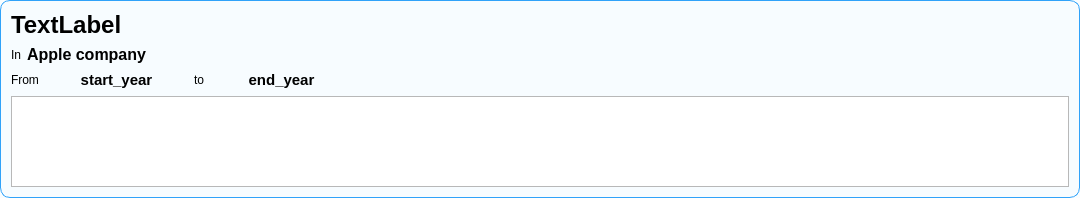
<?xml version="1.0" encoding="UTF-8"?>
<ui version="4.0">
 <class>backgroundWidget</class>
 <widget class="QWidget" name="backgroundWidget">
  <property name="geometry">
   <rect>
    <x>0</x>
    <y>0</y>
    <width>1080</width>
    <height>198</height>
   </rect>
  </property>
  <property name="windowTitle">
   <string>Form</string>
  </property>
  <property name="styleSheet">
   <string notr="true">QWidget#backgroundWidget{
border:1px solid rgb(48, 162, 249);
border-radius:10px;
background:rgba(248, 253, 255, 206);
color:rgb(1, 31, 54);
}</string>
  </property>
  <layout class="QVBoxLayout" name="verticalLayout">
   <item>
    <layout class="QHBoxLayout" name="horizontalLayout_3">
     <item>
      <widget class="QLabel" name="title_label">
       <property name="font">
        <font>
         <pointsize>18</pointsize>
         <weight>75</weight>
         <bold>true</bold>
        </font>
       </property>
       <property name="text">
        <string>TextLabel</string>
       </property>
      </widget>
     </item>
     <item>
      <spacer name="horizontalSpacer_2">
       <property name="orientation">
        <enum>Qt::Horizontal</enum>
       </property>
       <property name="sizeHint" stdset="0">
        <size>
         <width>40</width>
         <height>20</height>
        </size>
       </property>
      </spacer>
     </item>
     <item>
      <widget class="QPushButton" name="remove_pushButton">
       <property name="cursor">
        <cursorShape>PointingHandCursor</cursorShape>
       </property>
       <property name="styleSheet">
        <string notr="true">QPushButton:hover
{
	border:1px solid grey;
	border-radius:5px;
	background:rgba(214, 239, 255, 231);
}
</string>
       </property>
       <property name="text">
        <string/>
       </property>
       <property name="icon">
        <iconset resource="../resources/resources.qrc">
         <normaloff>:/images/remove.png</normaloff>:/images/remove.png</iconset>
       </property>
       <property name="flat">
        <bool>true</bool>
       </property>
      </widget>
     </item>
     <item>
      <widget class="QPushButton" name="edit_pushButton">
       <property name="cursor">
        <cursorShape>PointingHandCursor</cursorShape>
       </property>
       <property name="styleSheet">
        <string notr="true">QPushButton:hover
{
	border:1px solid grey;
	border-radius:5px;
	background:rgba(214, 239, 255, 231);
}</string>
       </property>
       <property name="text">
        <string/>
       </property>
       <property name="icon">
        <iconset resource="../resources/resources.qrc">
         <normaloff>:/images/edit_icon2.png</normaloff>:/images/edit_icon2.png</iconset>
       </property>
       <property name="iconSize">
        <size>
         <width>20</width>
         <height>20</height>
        </size>
       </property>
       <property name="flat">
        <bool>true</bool>
       </property>
      </widget>
     </item>
    </layout>
   </item>
   <item>
    <layout class="QHBoxLayout" name="horizontalLayout" stretch="0,1">
     <item>
      <widget class="QLabel" name="label">
       <property name="text">
        <string>In</string>
       </property>
      </widget>
     </item>
     <item>
      <widget class="QLabel" name="compName_label">
       <property name="font">
        <font>
         <pointsize>12</pointsize>
         <weight>75</weight>
         <bold>true</bold>
        </font>
       </property>
       <property name="text">
        <string>Apple company</string>
       </property>
      </widget>
     </item>
    </layout>
   </item>
   <item>
    <layout class="QHBoxLayout" name="horizontalLayout_2" stretch="0,1,0,1,5">
     <item>
      <widget class="QLabel" name="label_3">
       <property name="text">
        <string>From</string>
       </property>
      </widget>
     </item>
     <item>
      <widget class="QLabel" name="startYear_label">
       <property name="font">
        <font>
         <pointsize>11</pointsize>
         <weight>75</weight>
         <bold>true</bold>
        </font>
       </property>
       <property name="text">
        <string>start_year</string>
       </property>
       <property name="alignment">
        <set>Qt::AlignCenter</set>
       </property>
      </widget>
     </item>
     <item>
      <widget class="QLabel" name="label_5">
       <property name="text">
        <string>to</string>
       </property>
      </widget>
     </item>
     <item>
      <widget class="QLabel" name="endYear_label">
       <property name="font">
        <font>
         <pointsize>11</pointsize>
         <weight>75</weight>
         <bold>true</bold>
        </font>
       </property>
       <property name="text">
        <string>end_year</string>
       </property>
       <property name="alignment">
        <set>Qt::AlignCenter</set>
       </property>
      </widget>
     </item>
     <item>
      <spacer name="horizontalSpacer">
       <property name="orientation">
        <enum>Qt::Horizontal</enum>
       </property>
       <property name="sizeHint" stdset="0">
        <size>
         <width>40</width>
         <height>20</height>
        </size>
       </property>
      </spacer>
     </item>
    </layout>
   </item>
   <item>
    <widget class="QPlainTextEdit" name="description_plainTextEdit"/>
   </item>
  </layout>
 </widget>
 <resources>
  <include location="../resources/resources.qrc"/>
 </resources>
 <connections/>
</ui>
